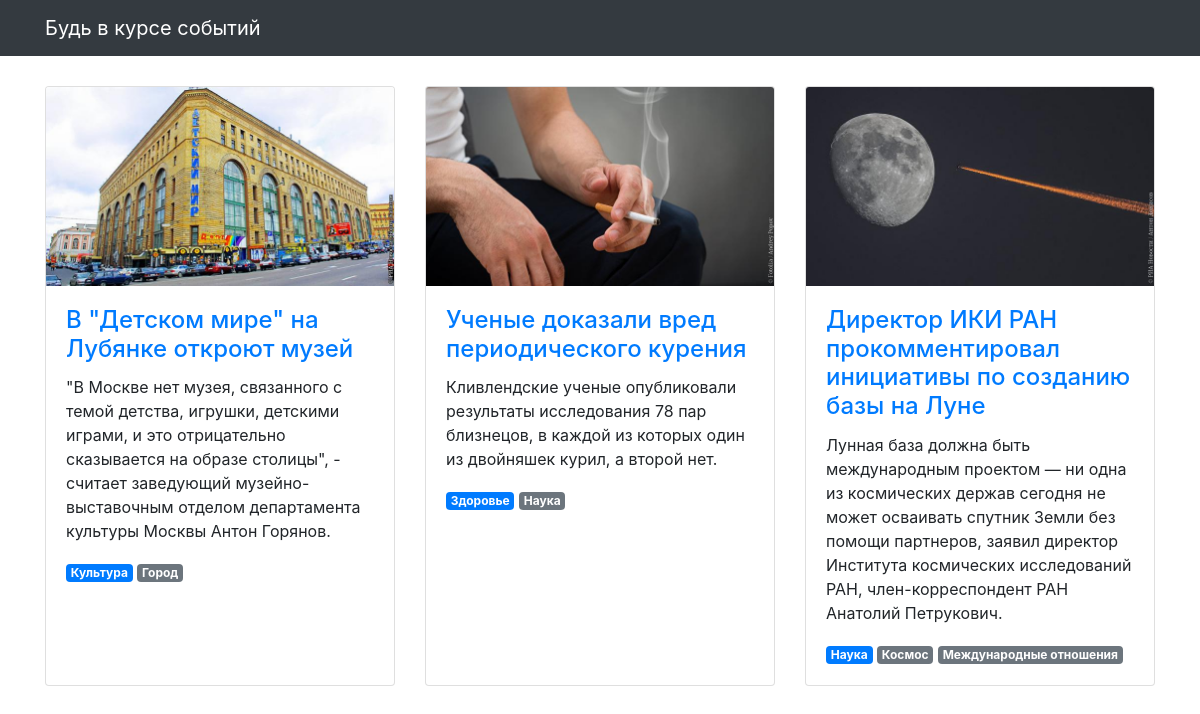
The page / on the database its author committed.
### articles/models.py (models this page shows, shortened)
class Article(models.Model):
    title = models.CharField(max_length=256, verbose_name='Название')
    text = models.TextField(verbose_name='Текст')
    published_at = models.DateTimeField(verbose_name='Дата публикации')
    image = models.ImageField(null=True, blank=True, verbose_name='Изображение',)
    scope = models.ManyToManyField(Topic, through='Scoping', verbose_name='Разделы')
    class Meta:
        verbose_name = 'Статья'
        verbose_name_plural = 'Статьи'

class Scoping(models.Model):
    tag = models.ForeignKey(Topic, on_delete=models.CASCADE,
                            verbose_name = 'Раздел')
    article = models.ForeignKey(Article, on_delete=models.CASCADE,
                               related_name='scopes')
    is_main = models.BooleanField(default=False, verbose_name='Основной')
    class Meta:
        verbose_name = 'Тематика статьи'
        verbose_name_plural = 'Тематика статьи'
        ordering = ['-is_main', 'tag']

class Topic(models.Model):
    name = models.CharField(max_length=50,  verbose_name='Название')
    class Meta:
        verbose_name = 'Тег'
        verbose_name_plural = 'Теги'

### articles/views.py (the view)
# urls.py: path('', articles_list, name='articles'),
def articles_list(request):
    template = 'articles/news.html'
    ordering = '-published_at'
    articles = Article.objects.all().prefetch_related('scope').order_by(ordering)
    context = {'object_list': articles}
    return render(request, template, context)

### templates/articles/news.html (shortened to what this page needs)
{% extends "articles/base.html" %}
{% load static %}
{% block content %}
  <div class="row">
    {% for article in object_list %}
      <div class="col-lg-4 col-sm-6 portfolio-item">
        <div class="card h-100">
          <a href="#"><img class="card-img-top" src="{% get_media_prefix %}{{ article.image }}" alt=""></a>
          <div class="card-body">
            <h4 class="card-title">
              <a href="#">{{ article.title }}</a>
            </h4>
            <p class="card-text">{{ article.text }}</p>
            {% for scope in article.scopes.all %}
              <span class="badge {% if scope.is_main %}badge-primary{% else %}badge-secondary{% endif %}">{{ scope.tag.name }}</span>
            {% endfor %}
          </div>
        </div>
      </div>
    {% endfor %}
  </div>
{% endblock %}

### templates/articles/base.html (shortened to what this page needs)
{% load static %}
<html lang="ru">
<head>
  <link href="{% static  "css/bootstrap.min.css" %}" rel="stylesheet">
  <link href="{% static  "css/3-col-portfolio.css" %}" rel="stylesheet">
</head>
<body>
<nav class="navbar navbar-expand-lg navbar-dark bg-dark fixed-top">
  <div class="container">
    <a class="navbar-brand" href="#">Будь в курсе событий</a>
  </div>
</nav>
<div class="container">{% block content %}{% endblock %}</div>
</body>
</html>

### static/css/3-col-portfolio.css (style rules this page uses)
body { padding-top: 84px; padding-bottom: 84px; }
@media (min-width: 992px) { body { padding-top: 86px; padding-bottom: 86px; } }

### rows shown on the page
Article: image (picture), title "В \"Детском мире\" на Лубянке откроют музей", text "\"В Москве нет музея, связанного с темой детства, игрушки, детскими играми, и это отрицательно сказывается на образе столицы\", - считает заведующий музейно-выставочным отделом департамента культуры Москвы Антон Горянов."
Scoping: tag.name "Культура"
Scoping: tag.name "Город"
Article: image (picture), title "Ученые доказали вред периодического курения", text "Кливлендские ученые опубликовали результаты исследования 78 пар близнецов, в каждой из которых один из двойняшек курил, а второй нет."
Scoping: tag.name "Здоровье"
Scoping: tag.name "Наука"
Article: image (picture), title "Директор ИКИ РАН прокомментировал инициативы по созданию базы на Луне", text "Лунная база должна быть международным проектом — ни одна из космических держав сегодня не может осваивать спутник Земли без помощи партнеров, заявил директор Института космических исследований РАН, член-корреспондент РАН Анатолий Петрукович."
Scoping: tag.name "Наука"
Scoping: tag.name "Космос"
Scoping: tag.name "Международные отношения"
